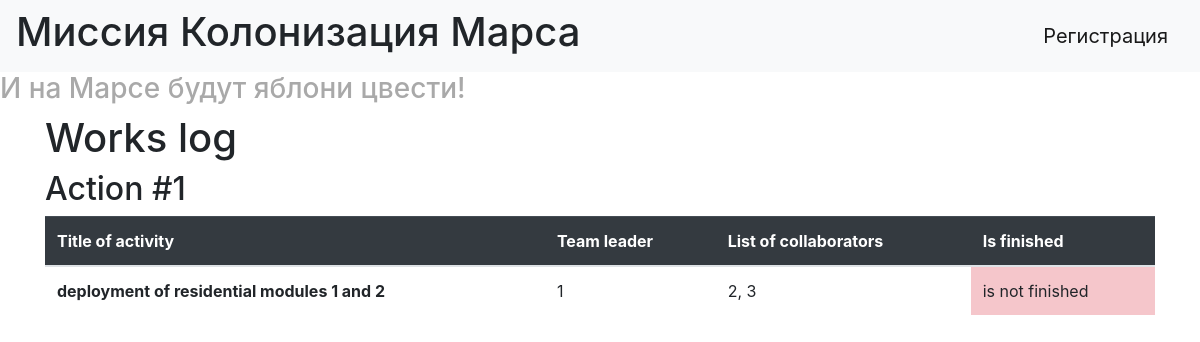
Page /jobs on the committed database.
### data/jobs.py (models this page shows)
class Jobs(SqlAlchemyBase):
    __tablename__ = 'jobs'
    id = sqlalchemy.Column(sqlalchemy.Integer, primary_key=True, autoincrement=True)
    team_leader = sqlalchemy.Column(sqlalchemy.Integer, sqlalchemy.ForeignKey("users.id"))
    job = sqlalchemy.Column(sqlalchemy.String, nullable=True)
    work_size = sqlalchemy.Column(sqlalchemy.Integer, nullable=True)
    start_date = sqlalchemy.Column(sqlalchemy.String, nullable=True)
    collaborators = sqlalchemy.Column(sqlalchemy.String, nullable=True)
    end_date = sqlalchemy.Column(sqlalchemy.DateTime)
    is_finished = sqlalchemy.Column(sqlalchemy.Boolean)
    user = orm.relation('User')

### main.py (the view)
@app.route("/t")
@app.route("/jobs")
def table_jobs():
    db_sess = db_session.create_session()
    jobs = db_sess.query(Jobs)
    return render_template("table_jobs.html", jobs=jobs)

### data/db_session.py (called while the page is built)
def create_session() -> Session:
    global __factory
    return __factory()

### templates/table_jobs.html
{% extends "base.html" %}
{% block content %}
<h1>Works log</h1>
{% for item in jobs%}
    <div>
        <h2>Action #{{item.id}}</h2>
        <table class="table">
            <thead class="table-dark">
            <tr>
                <th scope="col">Title of activity</th>
                <th scope="col">Team leader</th>
                <th scope="col">List of collaborators</th>
                <th scope="col">Is finished</th>
            </tr>
            </thead>
            <tbody>
            {% if item.is_finished == True%}
                <tr>
                <th scope="row">{{item.job}}</th>
                <td>{{item.team_leader}}</td>
                <td>{{item.collaborators}}</td>
                <td class="table-danger">finished</td>
                </tr>
            {% else %}
                <tr>
                <th scope="row">{{item.job}}</th>
                <td>{{item.team_leader}}</td>
                <td>{{item.collaborators}}</td>
                <td class="table-danger">is not finished</td>
                </tr>
            {% endif %}
            </tbody>
        </table>
    </div>
{% endfor %}
{% endblock %}

### rows in the picture
Jobs: id "1", job "deployment of residential modules 1 and 2", team_leader "1", collaborators "2, 3"
